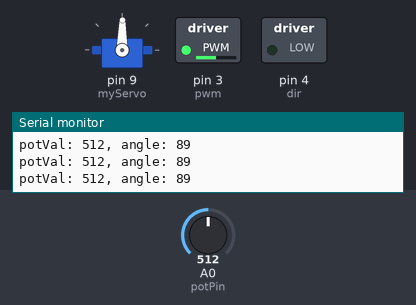
A sketch run on a simulated Arduino Uno, built with avr-gcc and run on an emulated ATmega328P. Shown: servo, switched loads named in the sketch (green lamp = pin HIGH), the last lines printed to the serial monitor. The test bench sets the inputs (shaded band); at power-on: A0 (potPin) = 512.

Above: at 1.2 s.
1.3 s: A0 (potPin) set to 565
At 2.2 s:
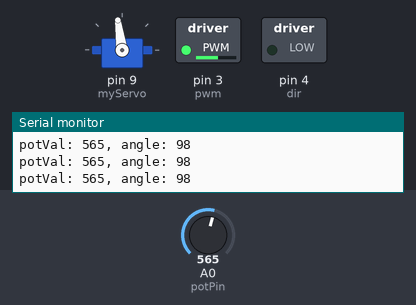
2.8 s: A0 (potPin) set to 583
At 3.3 s:
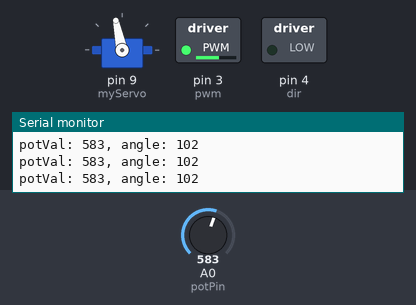
4.3 s: A0 (potPin) set to 306
At 5.0 s:
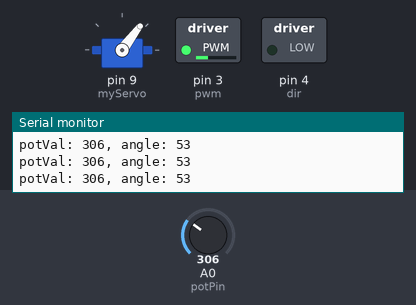
5.8 s: A0 (potPin) set to 716
At 7.0 s:
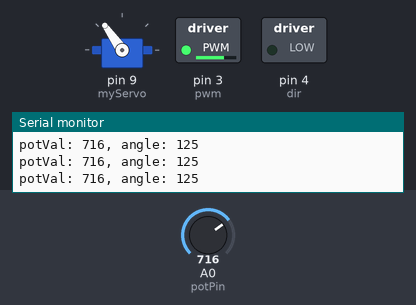
7.3 s: A0 (potPin) set to 0
At 8.5 s:
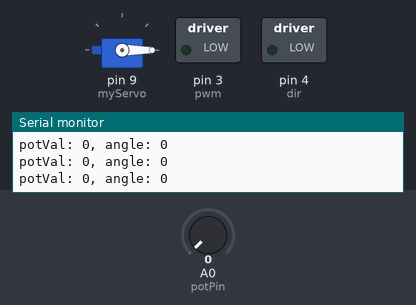
8.8 s: A0 (potPin) set to 8
At 9.9 s:
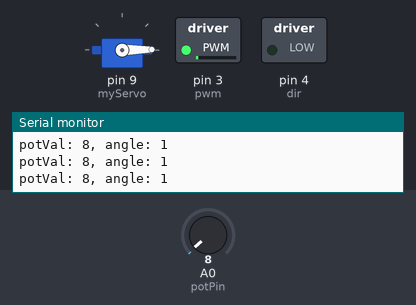
10.3 s: A0 (potPin) set to 11
Timing chart, 0 to 12.8 s (numbered marks = the images above; inputs shaded):
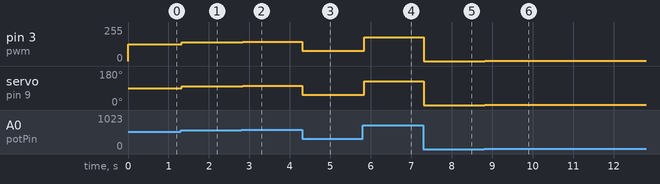

The sketch:

MotorControl_for_GreenHouse_Working_Chair.ino
```cpp
/*
  Arduino Starter Kit example
  Project 5 - Servo Mood Indicator

  This sketch is written to accompany Project 5 in the Arduino Starter Kit

  Parts required:
  - servo motor
  - 10 kilohm potentiometer
  - two 100 uF electrolytic capacitors

  created 13 Sep 2012
  by Scott Fitzgerald

  http://www.arduino.cc/starterKit

  This example code is part of the public domain.
*/

// include the Servo library
#include <Servo.h>

Servo myServo;  // create a servo object

int const potPin = A0; // analog pin used to connect the potentiometer
int potVal;  // variable to read the value from the analog pin

int angle;   // variable to hold the angle for the servo motor
int pwm = 3;  // for output
int dir = 4;  // for output
int control_0 = 6; // for input
int control_1 = 7; // for input
int control_2 = 8; // for input
int control_dir = 12; // for input

int pwmValue; // pwm 값을 저장하는 변수

void setup() {
  pinMode(pwm, OUTPUT);
  pinMode(dir, OUTPUT);
  pinMode(control_0, INPUT);
  pinMode(control_1, INPUT);
  pinMode(control_2, INPUT);
  pinMode(control_dir, INPUT);

  digitalWrite(control_0, HIGH);
  digitalWrite(control_1, HIGH);
  digitalWrite(control_2, HIGH);
  digitalWrite(control_dir, HIGH);
  myServo.attach(9); // attaches the servo on pin 9 to the servo object
  Serial.begin(9600); // open a serial connection to your computer
}

void loop() {
  potVal = analogRead(potPin); // read the value of the potentiometer
  // print out the value to the Serial Monitor
  Serial.print("potVal: ");
  Serial.print(potVal);

  // scale the numbers from the pot
  angle = map(potVal, 0, 1023, 0, 179);
  pwmValue = map(potVal, 0, 1023, 0, 255);

  // print out the angle for the servo motor
  Serial.print(", angle: ");
  Serial.println(angle);

  // set the servo position
  myServo.write(angle);
  analogWrite(pwm, pwmValue);

  // wait for the servo to get there
  delay(15);
}
```

Measured:
- after the input at 1.3 s, pin 3 (pwm): 127/255 → 140/255 at once; servo on pin 9 (myServo): 89° → 98° at once
- after the input at 2.8 s, pin 3 (pwm): 140/255 → 145/255 at once; servo on pin 9 (myServo): 98° → 102° at once
- after the input at 4.3 s, pin 3 (pwm): 145/255 → 76/255 at once; servo on pin 9 (myServo): 102° → 53° at once
- after the input at 5.8 s, pin 3 (pwm): 76/255 → 178/255 at once; servo on pin 9 (myServo): 53° → 125° at once
- after the input at 7.3 s, pin 3 (pwm): 178/255 → 0/255 at once; servo on pin 9 (myServo): 125° → 0° at once
- after the input at 8.8 s, pin 3 (pwm): 0/255 → 1/255 at once; servo on pin 9 (myServo): 0° → 1° at once
- after the input at 10.3 s, pin 3 (pwm): 1/255 → 2/255 at once
